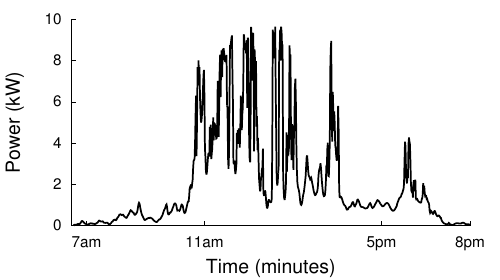

Write gnuplot code to recreate this figure.
set terminal postscript eps enhanced "Helvetica" 24  
set size 1.0,0.8 
set output "solar.eps"
set ylabel 'Power (kW)' font "Helvetica,28" 
set xlabel 'Time (minutes)' font "Helvetica,28" 
set border 3 
set ytics nomirror font "Helvetica,22" 
set xtics nomirror 12 font "Helvetica,22" 
set xtics ("7am" 420, "11am" 660, "5pm" 1020, "8pm" 1200)
set ytics auto
set yr [0:10]
set xr [390:1200]
set key top right
plot "solar.txt" using 1:2 axes x1y1 title "" with lines lw 5
exit



